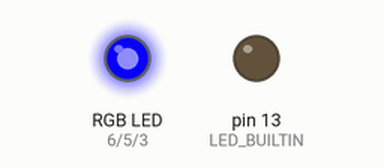
The sketch below on a simulated Arduino Uno, built with avr-gcc and run on an emulated ATmega328P. Shown: an RGB LED mixed from three pins (HIGH = lit), output pins drawn as LEDs (lit = HIGH). Dim RGB values are drawn brighter than linear.

Above: at 0.05 s.
At 0.45 s:
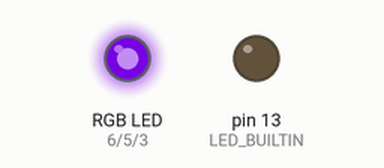
At 0.9 s:
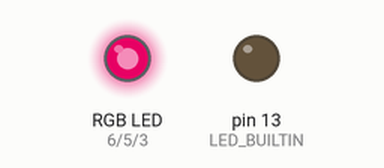
At 1.8 s:
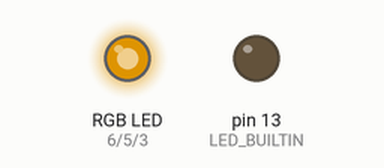
At 2.7 s:
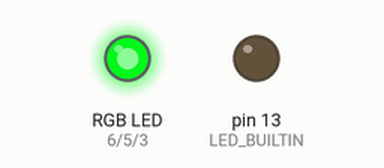
At 3.6 s:
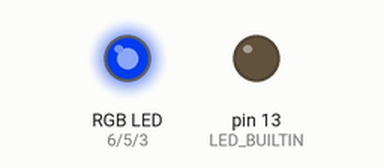
Timing chart, 0 to 8.9 s (numbered marks = the images above):
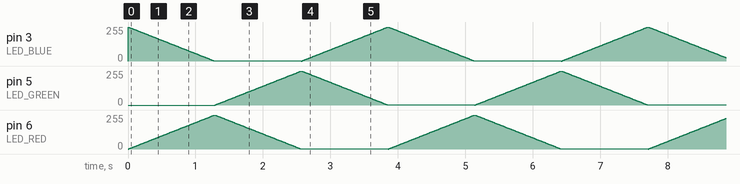

The sketch:

ex03.ino
```cpp
#define LED_RED 6
#define LED_GREEN 5
#define LED_BLUE 3

#define RED_BUTTON 2
#define GREEN_BUTTON 4

int CURRENT_COLOR;
int PREVIOUS_COLOR;
int LED_BRIGHTNESS;
int LED_MIN;
int LED_MAX;

void initRGB()
{
    pinMode(LED_BUILTIN, OUTPUT);
    digitalWrite(LED_BUILTIN, LOW);

    pinMode(LED_RED, OUTPUT);
    digitalWrite(LED_RED, LOW);

    pinMode(LED_GREEN, OUTPUT);
    digitalWrite(LED_GREEN, LOW);

    pinMode(LED_BLUE, OUTPUT);
    digitalWrite(LED_BLUE, LOW);

    LED_MIN = 0;
    LED_MAX = 255;
    LED_BRIGHTNESS = LED_MIN;

    PREVIOUS_COLOR = LED_BLUE;
    CURRENT_COLOR = LED_RED;
}

void changeLedBrightness(){
    LED_BRIGHTNESS = (LED_BRIGHTNESS + 2) % (LED_MAX - LED_MIN + 1) + LED_MIN;
}

void changeLedColor(){

    PREVIOUS_COLOR = CURRENT_COLOR;

    if(CURRENT_COLOR == LED_GREEN){
        CURRENT_COLOR = LED_BLUE;
    }

    else if(CURRENT_COLOR == LED_RED){
        CURRENT_COLOR = LED_GREEN;
    }

    else if(CURRENT_COLOR == LED_BLUE){
        CURRENT_COLOR = LED_RED;
    }

}

void setup()
{
    initRGB();
}

void loop()
{
    analogWrite(PREVIOUS_COLOR, LED_MAX - LED_BRIGHTNESS);
    analogWrite(CURRENT_COLOR, LED_BRIGHTNESS);

    changeLedBrightness();

    if (LED_BRIGHTNESS == 0)
        changeLedColor();

    delay(10);
}
```
